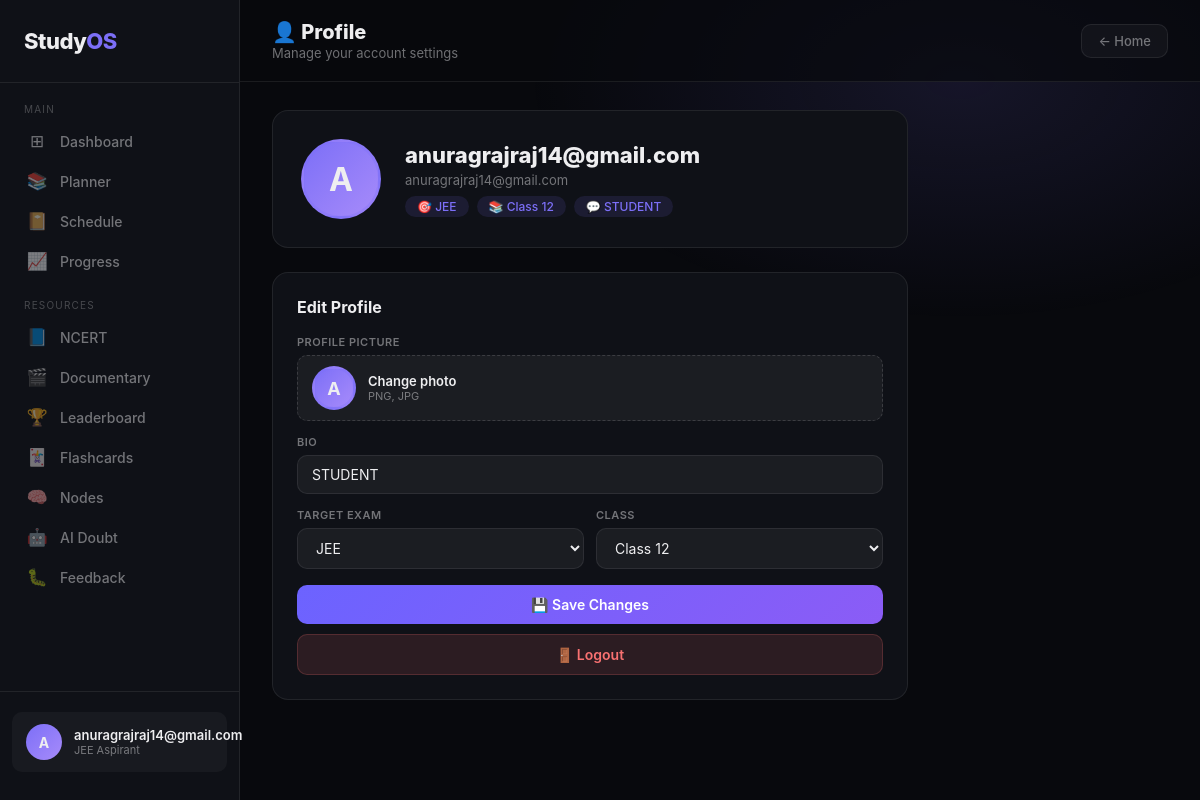
Screenshot of /profile (signed in) with the database file from the repository.
### tables this page shows
CREATE TABLE users(
        id INTEGER PRIMARY KEY AUTOINCREMENT,
        username TEXT UNIQUE NOT NULL,
        email TEXT UNIQUE NOT NULL,
        password TEXT NOT NULL,
        bio TEXT DEFAULT '',
        exam TEXT DEFAULT 'JEE',
        class_year TEXT DEFAULT '12',
        avatar TEXT DEFAULT '',
        created_at TIMESTAMP DEFAULT CURRENT_TIMESTAMP
    );

### app.py (the view, shortened to what this page needs)
@app.route("/profile", methods=["GET", "POST"])
@login_required
def profile():
    return render_template("profile.html")

### app.py (called while the page is built)
def get_db():
    conn = sqlite3.connect("database.db")
    conn.row_factory = sqlite3.Row
    return conn

@login_manager.user_loader
def load_user(user_id):
    conn = get_db()
    u = conn.execute("SELECT * FROM users WHERE id=?", (user_id,)).fetchone()
    conn.close()
    if u:
        return User(u['id'], u['username'], u['email'], u['bio'],
                    u['exam'], u['class_year'], u['avatar'])
    return None

@app.before_request
def log_visitor():
    ip = request.remote_addr
    path = request.path
    user_agent = request.headers.get('User-Agent')
    with open("visitors.txt", "a", encoding="utf-8") as f:
        f.write(
            f"Time: {datetime.now()} | "
            f"IP: {ip} | "
            f"Page: {path} | "
            f"Browser: {user_agent}\n"
        )

### templates/profile.html (shortened to what this page needs)
<!DOCTYPE html>
<html lang="en">
<head>
</head>
<body>
<aside class="sidebar" id="sidebar">
  <div class="logo">
    <div class="logo-mark">Study<span>OS</span></div>
  </div>
<div class="nav-section">
    <div class="nav-label">Main</div>
    <a class="nav-item" href="/"><span class="nav-icon">⊞</span> Dashboard</a>
    <a class="nav-item" href="/planner"><span class="nav-icon">📚</span> Planner</a>
    <a class="nav-item" href="/schedule"><span class="nav-icon">📔</span> Schedule</a>
    <a class="nav-item" href="/progress"><span class="nav-icon">📈</span> Progress</a>
  </div>
  <div class="nav-section" style="margin-top:10px;">
    <div class="nav-label">Resources</div>
    <a class="nav-item" href="/ncert_pdf"><span class="nav-icon">📘</span> NCERT</a>
    <a class="nav-item" href="/documentary"><span class="nav-icon">🎬</span> Documentary</a>
    <a class="nav-item" href="/leaderboard"><span class="nav-icon">🏆</span> Leaderboard</a>
    <a class="nav-item" href="/flashcards"><span class="nav-icon">🃏</span> Flashcards</a>
    <a class="nav-item" href="/nodes"><span class="nav-icon">🧠</span> Nodes</a>
     <a class="nav-item" href="/doubt"><span class="nav-icon">🤖</span> AI Doubt</a>
     <a class="nav-item " href="/feedback"><span class="nav-icon">🐛</span> Feedback</a>
  </div>
  <div class="sidebar-footer">
    <div class="user-card">
      <div class="avatar">
        {% if current_user.avatar %}
        <img src="{{ current_user.avatar }}">
        {% else %}
        {{ current_user.username[0].upper() }}
        {% endif %}
      </div>
      <div>
        <div class="user-name">{{ current_user.username }}</div>
        <div class="user-role">{{ current_user.exam }} Aspirant</div>
      </div>
    </div>
  </div>
</aside>
<main class="main">
  <div class="topbar">
    <div class="topbar-left">
      <h1>👤 Profile</h1>
      <p>Manage your account settings</p>
    </div>
    <a class="back-btn" href="/">← Home</a>
  </div>
  <div class="content">
    <div class="profile-hero">
      <div class="profile-avatar">
        {% if current_user.avatar %}
        <img src="{{ current_user.avatar }}">
        {% else %}
        {{ current_user.username[0].upper() }}
        {% endif %}
      </div>
      <div>
        <div class="profile-name">{{ current_user.username }}</div>
        <div class="profile-email">{{ current_user.email }}</div>
        <div class="profile-tags">
          <span class="profile-tag">🎯 {{ current_user.exam }}</span>
          <span class="profile-tag">📚 Class {{ current_user.class_year }}</span>
          {% if current_user.bio %}
          <span class="profile-tag">💬 {{ current_user.bio }}</span>
          {% endif %}
        </div>
      </div>
    </div>
    <div class="form-card">
      <div class="form-title">Edit Profile</div>
      <form method="POST" enctype="multipart/form-data">
        <div class="form-group">
          <label class="form-label">Profile Picture</label>
          <label class="avatar-upload">
            <div class="profile-avatar" style="width:44px;height:44px;font-size:18px;">
              {% if current_user.avatar %}
              <img src="{{ current_user.avatar }}">
              {% else %}
              {{ current_user.username[0].upper() }}
              {% endif %}
            </div>
            <div>
              <div style="font-size:13px;font-weight:600;">Change photo</div>
              <div style="font-size:11px;color:var(--muted);">PNG, JPG</div>
            </div>
          </label>
        </div>
        <div class="form-group">
          <label class="form-label">Bio</label>
          <input class="form-input" type="text" name="bio"
            value="{{ current_user.bio }}"
            placeholder="Tell us about yourself">
        </div>
        <div class="form-row">
          <div class="form-group" style="margin-bottom:0;">
            <label class="form-label">Target Exam</label>
            <select class="form-select" name="exam">
              {% for e in ['JEE','NEET','UPSC','CAT','Other'] %}
              <option value="{{ e }}" {{ 'selected' if current_user.exam == e else '' }}>{{ e }}</option>
              {% endfor %}
            </select>
          </div>
          <div class="form-group" style="margin-bottom:0;">
            <label class="form-label">Class</label>
            <select class="form-select" name="class_year">
              {% for c in [('11','Class 11'),('12','Class 12'),('dropper','Dropper'),('graduate','Graduate')] %}
              <option value="{{ c[0] }}" {{ 'selected' if current_user.class_year == c[0] else '' }}>{{ c[1] }}</option>
              {% endfor %}
            </select>
          </div>
        </div>
        <button class="submit-btn" type="submit" style="margin-top:16px;">💾 Save Changes</button>
      </form>
      <a class="logout-btn" href="/logout">🚪 Logout</a>
    </div>
  </div>
</main>
</body>
</html>

### rows the page displays
users: username "A", username "anuragrajraj14@gmail.com", exam "JEE", email "anuragrajraj14@gmail.com", class_year "12", bio "STUDENT"

### other values shown
form field exam "JEE"
form field class_year "Class 12"
